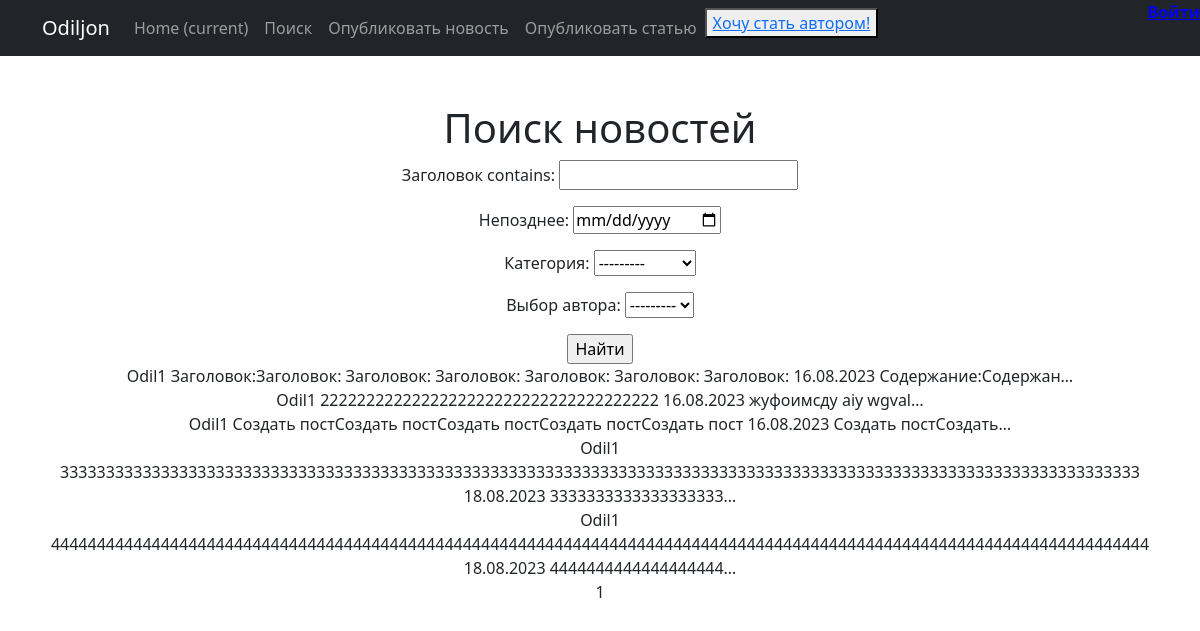
The page /search/ on the database as committed earlier.
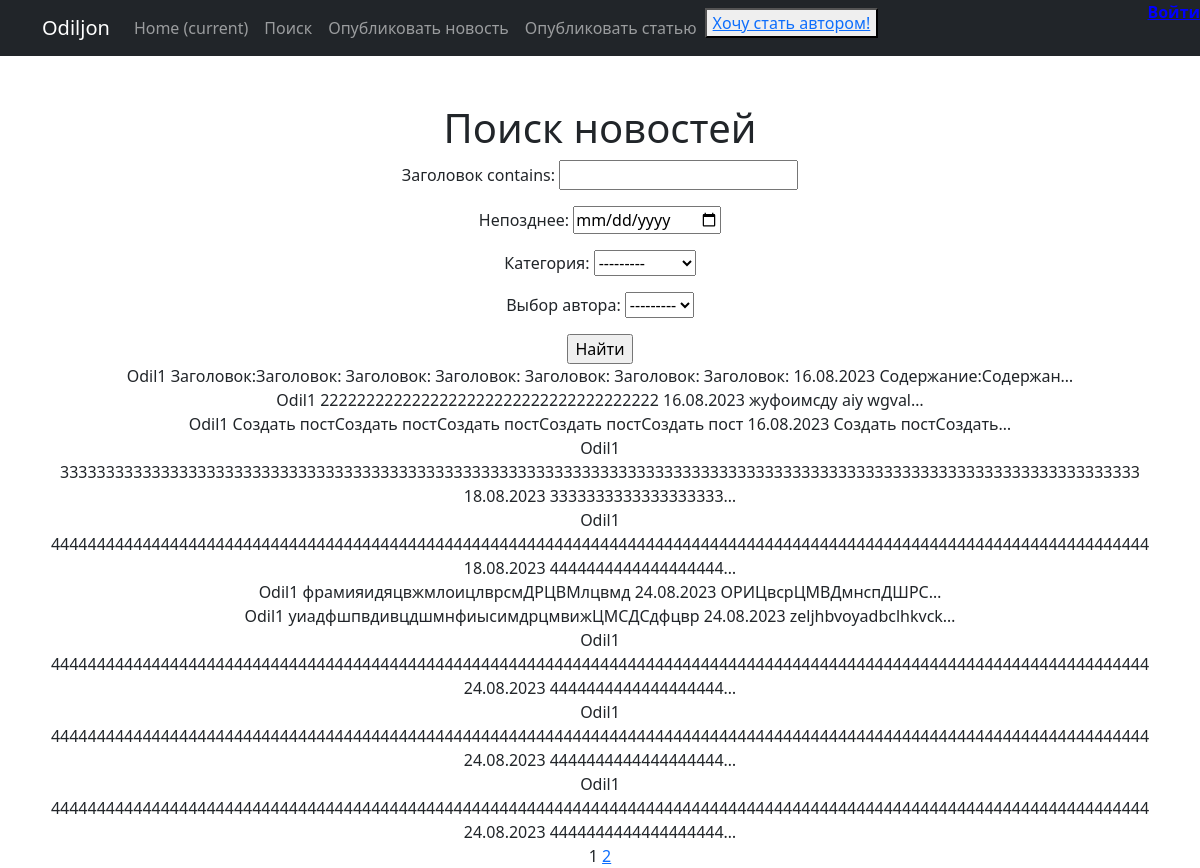
The same page on the database as committed later.
### news/models.py (models this page shows, shortened)
class Post(models.Model):
    ART = 'AR'
    NEWS = 'NW'
    TYPES = [(ART, 'Статья'), (NEWS, 'Новость')]
    author = models.ForeignKey(Author, on_delete=models.CASCADE, verbose_name='Автор')
    post_type = models.CharField(max_length=10, choices=TYPES, verbose_name='Тип поста')
    created_at = models.DateTimeField(auto_now_add=True, verbose_name='Дата публикации')
    post_category = models.ManyToManyField(Category, through='PostCategory')
    post_title = models.CharField(max_length=120, verbose_name='Заголовок')
    post_text = models.TextField(verbose_name='Содержание')
    post_rating = models.IntegerField(default=0, verbose_name='Рейтинг поста')

class Author(models.Model):
    user = models.OneToOneField(User, on_delete=models.CASCADE)  # ID пользователя, который является автором
    author_rating = models.IntegerField(default=0)
    def __str__(self):
        return f'{self.user}'

### news/views.py (the view)
# urls.py: path('search/', PostSearch.as_view(), name='post_search'),
class PostSearch(ListView):
    model = Post
    ordering = 'created_at'
    template_name = 'news/post_search.html'
    context_object_name = 'search'
    paginate_by = 10
    def get_queryset(self):
        queryset = super().get_queryset()
        self.filterset = PostFilter(self.request.GET, queryset)
        return self.filterset.qs
    def get_context_data(self, **kwargs):
        context = super().get_context_data(**kwargs)
        context['filterset'] = self.filterset
        context['is_not_author'] = not self.request.user.groups.filter(name='author').exists()
        return context

### news/models.py (called while the page is built)
    def __str__(self):
        return self.category_name

### news/templatetags/custom_tags.py (called while the page is built)
@register.simple_tag(takes_context=True)
def url_replace(context, **kwargs):
    d = context['request'].GET.copy()
    for k, v in kwargs.items():
        d[k] = v
    return d.urlencode()

### templates/news/post_search.html (shortened to what this page needs)
{% extends 'flatpages/default.html' %}
{% load censor %}
{% load custom_tags %}
{% block content %}
   <h1>Поиск новостей</h1>
   <form action="" method="get">
       {{ filterset.form.as_p }}
       <input type="submit" value="Найти" />
   </form>
    {% for post in search %}
     <div>
     {{ post.author }}
     {{ post.post_title }}
     {{ post.created_at|date:'d.m.Y' }}
     {{ post.post_text|truncatechars:20 }}
     </div>
    {% endfor %}
   {{ page_obj.number }}
   {% if page_obj.has_next %}
       <a href="?{% url_replace page=page_obj.next_page_number %}">{{ page_obj.next_page_number }}</a>
   {% endif %}
{% endblock content %}

### templates/flatpages/default.html (shortened to what this page needs)
<!DOCTYPE html>
<html lang="en">
    <head>
        {% load static%}
        <link href="{% static 'css/styles.css' %}" rel="stylesheet" />
    </head>
    <body>
        <nav class="navbar navbar-expand-lg navbar-dark bg-dark static-top">
   <div class="container">
       <a class="navbar-brand" href="#">Odiljon</a>
       <div class="collapse navbar-collapse" id="navbarResponsive">
           <ul class="navbar-nav ml-auto">
               <li class="nav-item active">
                   <a class="nav-link" href="http://127.0.0.1:8000/">Home
                       <span class="sr-only">(current)</span>
                   </a>
               </li>
               <li class="nav-item">
                   <a class="nav-link" href="/search/">Поиск</a>
               </li>
               <li class="nav-item">
                   <a class="nav-link" href="/news/create/">Опубликовать новость</a>
               </li>
                <li class="nav-item">
                   <a class="nav-link" href="/article/create/">Опубликовать статью</a>
               </li>
               <li>
                   {% if is_not_author %}
                    <button> <a href="/upgrade/">
                    Хочу стать автором!</a>
                    </button>
                    {% endif %}
               </li>
               <li>
                   {% if user.is_authenticated %}
                   <span><a href="{% url 'account_logout'%}"
                      style="color: rgb(192, 192, 192); font-weight:700;position: absolute;right:0;top:0">
                       Выйти
                   </a></span>
                   {% else %}
                   <a href="{% url 'account_login'%}"
                      style="color: rgb(0, 0, 255); font-weight:700;position: absolute;right:0;top:0">
                       Войти
                   </a>
                   {% endif %}
               </li>
           </ul>
       </div>
   </div>
</nav>
        <div class="container">
            <div class="text-center mt-5">
                {% block content %}{% endblock content%}
            </div>
        </div>
    </body>
</html>

Rows that differ between the two databases and show on the page:
added Post: author "Odil1", post_title "фрамияидяцвжмлоицлврсмДРЦВМлцвмд", created_at "24.08.2023", post_text "ОРИЦвсрЦМВДмнспДШРС…"
added Post: author "Odil1", post_title "уиадфшпвдивцдшмнфиысимдрцмвижЦМСДСдфцвр", created_at "24.08.2023", post_text "zeljhbvoyadbclhkvck…"
added Post: author "Odil1", post_title "444444444444444444444444444444444444444444444444444444444444444444444444444444444444444444444444444444444444444444444444", created_at "24.08.2023", post_text "4444444444444444444…"
added Post: author "Odil1", post_title "444444444444444444444444444444444444444444444444444444444444444444444444444444444444444444444444444444444444444444444444", created_at "24.08.2023", post_text "4444444444444444444…"
added Post: author "Odil1", post_title "444444444444444444444444444444444444444444444444444444444444444444444444444444444444444444444444444444444444444444444444", created_at "24.08.2023", post_text "4444444444444444444…"
Other text that changed with them:
{{ page_obj.next_page_number }}: (not shown) → "2"
